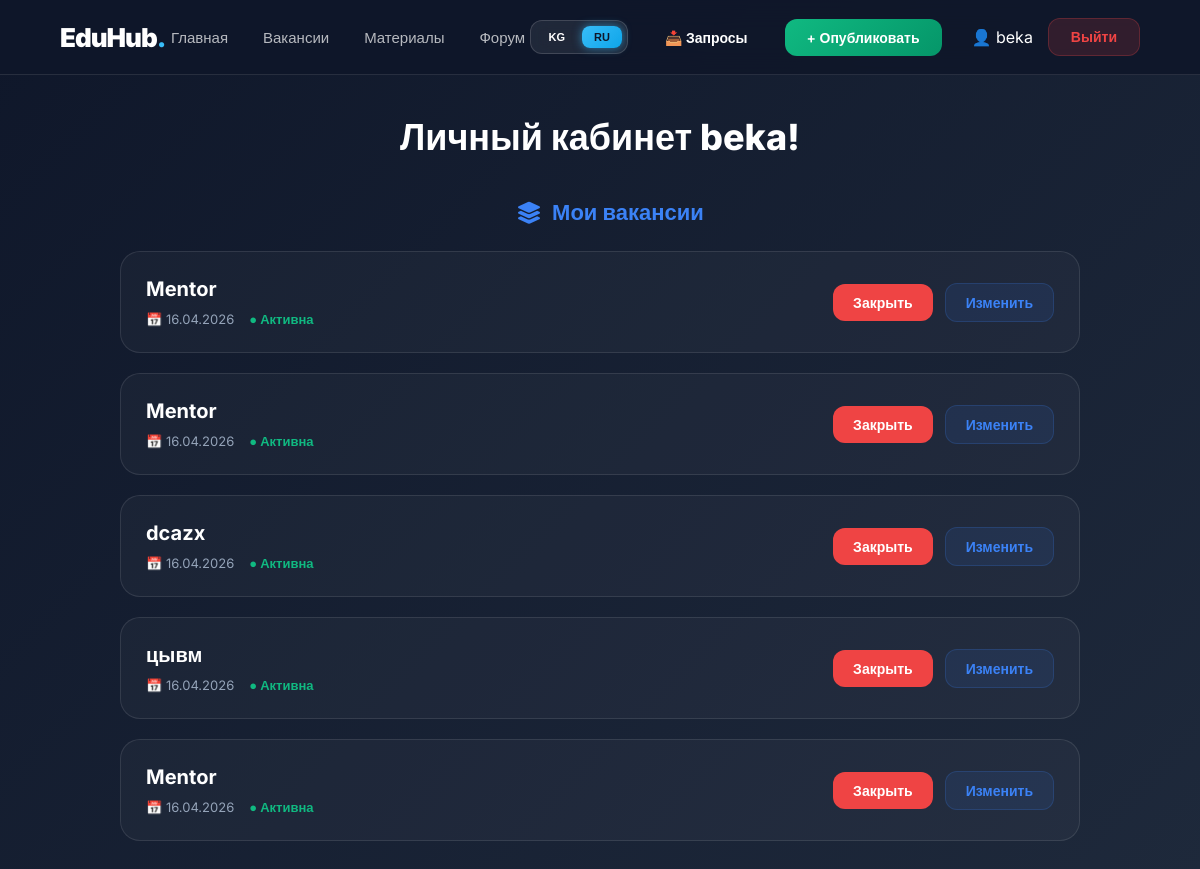
/ru/jobs/profile/ (signed in), run on an earlier commit of the app's database.
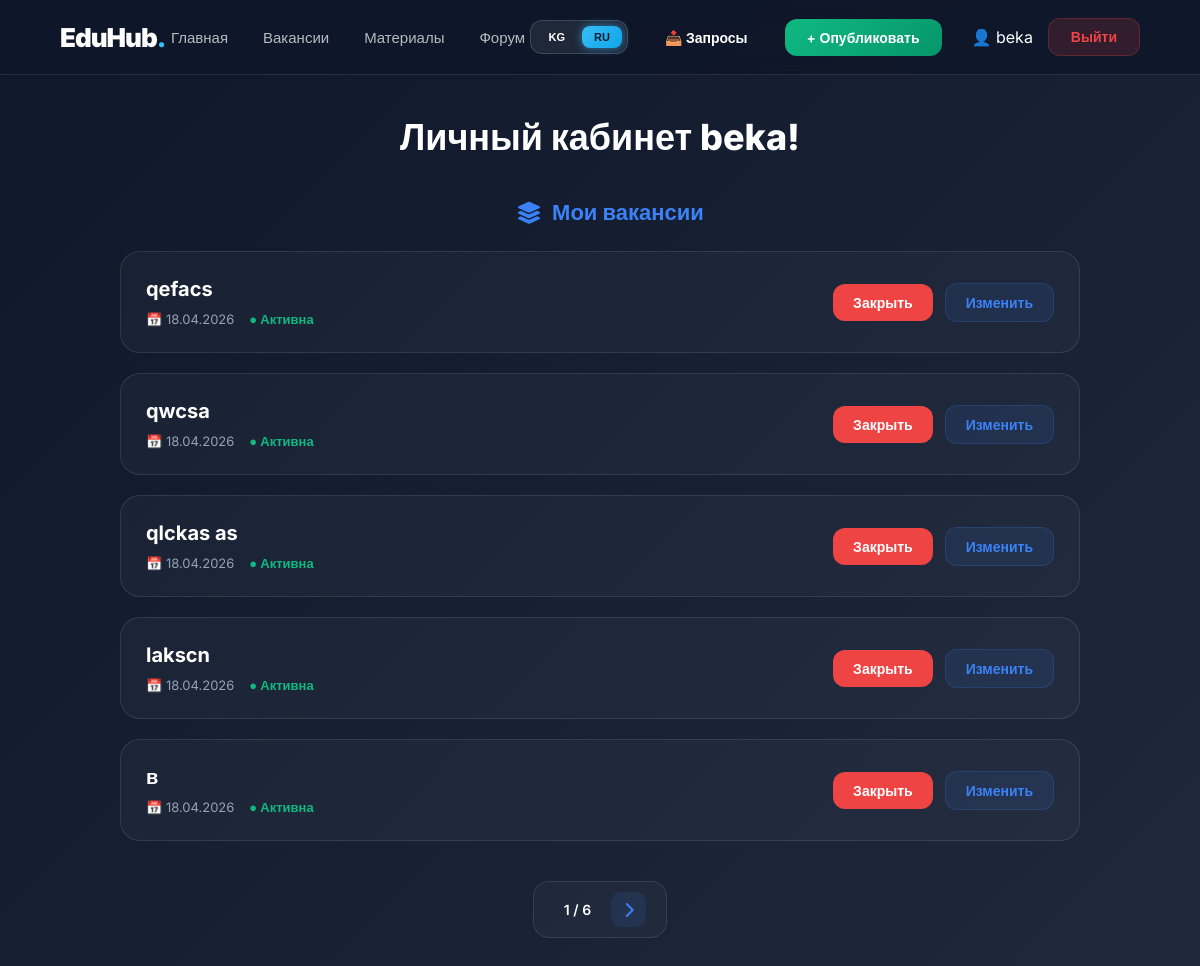
And on a later commit of the database.
### jobs/models.py (models this page shows, shortened)
class Job(models.Model):
    JOB_TYPE = (
        ('Full-time', 'Полный рабочий день'),
        ('Part-time', 'Пол дня работы'),
        ('Internship', 'Стажировка'),
        ('Remote', 'Работайте удаленно'),
    )
    CATEGORY_CHOICES = [
        ('it', 'IT / Программирование'),
        ('marketing', 'Маркетинг'),
        ('admin', 'Администрация'),
        ('design', 'Дизайн '),
        ('other', 'Другие'),
    ]
    title = models.CharField(max_length=200, verbose_name="Должность")
    phone = models.CharField(validators=[phone_regex], max_length=15)
    company = models.CharField(max_length=100, verbose_name="Компания")
    location = models.CharField(max_length=100, verbose_name="Город/Местоположение")
    description = models.TextField(verbose_name="Информация о вакансии")
    job_type = models.CharField(max_length=20, choices=JOB_TYPE, default='Internship',verbose_name="Категория")
    salary = models.PositiveIntegerField(verbose_name="Зарплата (сом)")
    category = models.CharField(max_length=20, choices=CATEGORY_CHOICES, default='it', verbose_name="Категория")
    is_active = models.BooleanField(default=True)
    posted_by = models.ForeignKey(settings.AUTH_USER_MODEL, on_delete=models.CASCADE)
    created_at = models.DateTimeField(auto_now_add=True)

### jobs/views.py (the view)
# urls.py: path('profile/', views.profile_view, name='profile'),
@login_required
def profile_view(request):
    if request.user.role == 'student':
        return redirect('vacancy_list')
    vacancies_list = Job.objects.filter(posted_by=request.user).order_by('-created_at')
    paginator = Paginator(vacancies_list, 5)
    page_number = request.GET.get('page')
    user_vacancies = paginator.get_page(page_number)
    return render(request, 'vacancy/profile.html', {'user_vacancies': user_vacancies})

### templates/vacancy/profile.html (shortened to what this page needs)
{% extends 'base.html' %}
    {% load i18n %}
{% block content %}
    <link rel="stylesheet" href="https://cdnjs.cloudflare.com/ajax/libs/font-awesome/6.0.0/css/all.min.css">
<div class="cabinet-container">
    <div class="cabinet-header">
        <h2 style="display: flex; justify-content: center">{% trans "Личный кабинет" %} {{ user.username }}!</h2>
    </div>
    <div class="my-vacancies-section">
        <h3 class="vacancy-section-title" style="display: flex; justify-content: center;color: #3b82f6">
            <span class="status-dot"></span>
          <i class="fa-solid fa-layer-group"></i>{% trans "Мои вакансии" %}
        </h3>
        <div style="display: grid; gap: 20px;">
            {% for job in user_vacancies %}
            <div class="my-job-card">
                <div class="job-info">
                    <h4>{{ job.title }}</h4>
                    <div class="job-meta">
                        <span style="color: #94a3b8;">📅 {{ job.created_at|date:"d.m.Y" }}</span>
                        <span style="color: {% if job.is_active %}#10b981{% else %}#ef4444{% endif %}; font-weight: 700;">
                            {% if job.is_active %} ● {% trans "Активна" %} {% else %} ● {% trans "Закрыта (В архиве)" %} {% endif %}
                        </span>
                    </div>
                </div>
                <div class="action-buttons">
                    {% if job.is_active %}
                     <a href="{% url 'close_vacancy' job.pk %}"
                        style="background: #ef4444; color: white; padding: 10px 20px; border-radius: 12px; text-decoration: none; font-weight: 700; font-size: 14px;">
                        {% trans "Закрыть" %}
                     </a>
                    {% else %}
                        <span class="btn-action btn-archive">{% trans "В архиве" %}</span>
                        <a href="{% url 'reopen_vacancy' job.pk %}" class="btn-action btn-reopen">
                           {% trans "Опубликовать заново" %}
                        </a>
                    {% endif %}
                    <div style="display: flex; gap: 10px; align-items: center;">
                        <a href="{% url 'edit_vacancy' job.pk %}"
                           style="background: rgba(59, 130, 246, 0.1); color: #3b82f6; padding: 10px 20px; border-radius: 12px; text-decoration: none; font-weight: 700; font-size: 14px; border: 1px solid rgba(59, 130, 246, 0.2);">
                           {% trans "Изменить" %}
                        </a>
                    </div>
                </div>
            </div>
            {% endfor %}
        </div>
        {% if user_vacancies.has_other_pages %}
        <div class="pagination-wrapper" style="margin-top: 40px; display: flex; justify-content: center;">
            <div class="pagination-box" style="display: flex; align-items: center; gap: 10px; background: rgba(255,255,255,0.03); padding: 10px 20px; border-radius: 16px; border: 1px solid rgba(255,255,255,0.1);">
                <div style="color: white; font-weight: 600; font-size: 14px; padding: 0 10px;">
                    {{ user_vacancies.number }} / {{ user_vacancies.paginator.num_pages }}
                </div>
                {% if user_vacancies.has_next %}
                    <a href="?page={{ user_vacancies.next_page_number }}"
                       style="color: #3b82f6; text-decoration: none; width: 35px; height: 35px; display: flex; align-items: center; justify-content: center; background: rgba(59, 130, 246, 0.1); border-radius: 10px; transition: 0.3s;">
                        <i class="fa-solid fa-chevron-right"></i>
                    </a>
                {% endif %}
            </div>
        </div>
        {% endif %}
        </div>
</div>
{% endblock %}

What changed in the data, as far as the page shows it:
no longer on this page (row unchanged): Job: title "Mentor", created_at "16.04.2026"
no longer on this page (row edited): Job: title "Mentor", created_at "16.04.2026"
no longer on this page (row edited): Job: title "dcazx", created_at "16.04.2026"
no longer on this page (row unchanged): Job: title "цывм", created_at "16.04.2026"
no longer on this page (row unchanged): Job: title "Mentor", created_at "16.04.2026"
added Job: title "qefacs", created_at "18.04.2026"
added Job: title "qwcsa", created_at "18.04.2026"
added Job: title "qlckas as", created_at "18.04.2026"
added Job: title "lakscn", created_at "18.04.2026"
added Job: title "в", created_at "18.04.2026"
Also different on the page:
{{ user_vacancies.number }}: (not shown) → "1"
{{ user_vacancies.paginator.num_pages }}: (not shown) → "6"
